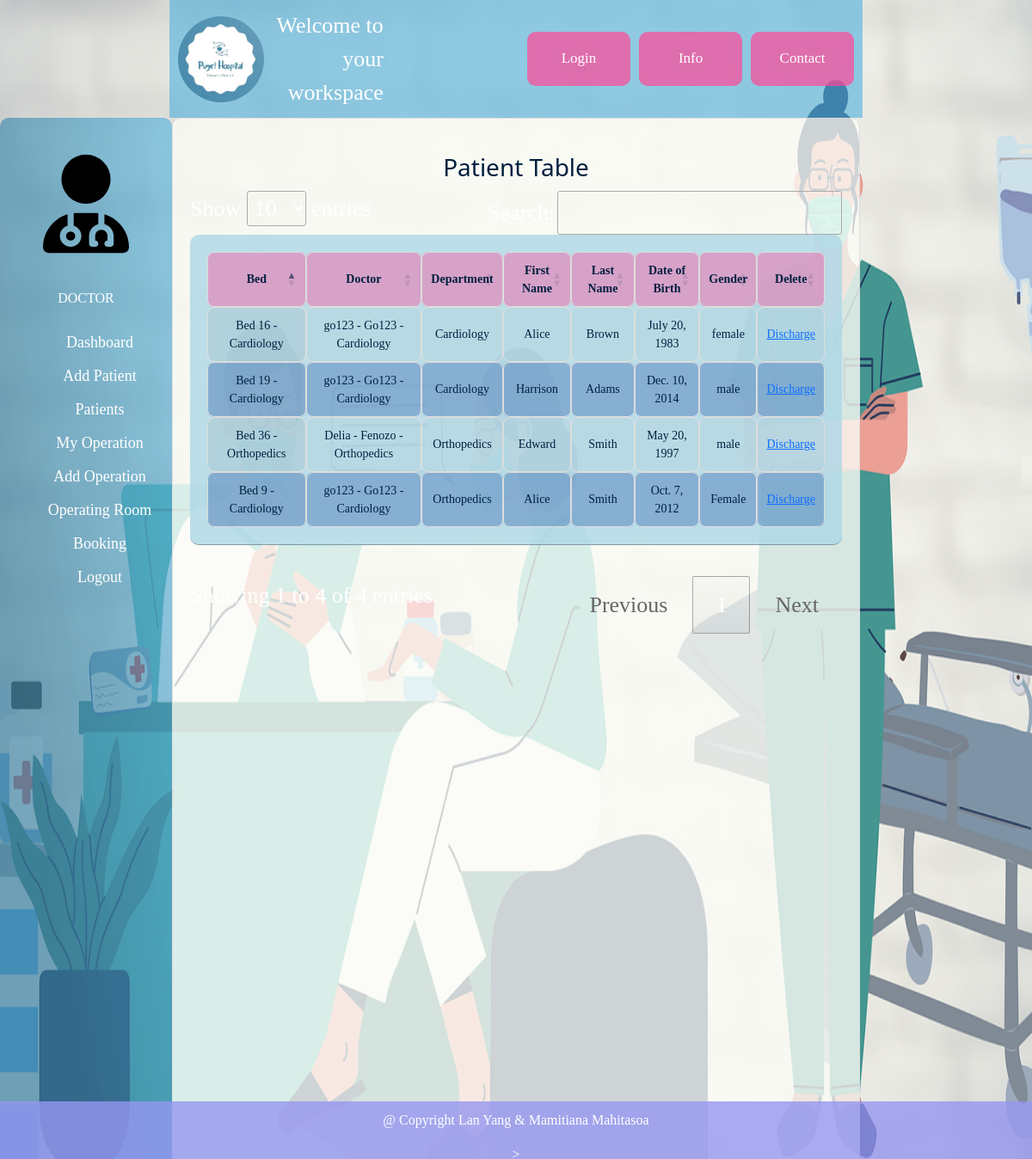
Page /doctor_workspace/patients/ on the committed database.
### inpatientsystemApp/models.py (models this page shows, shortened)
class Patient(models.Model):
    id_patient = models.AutoField(primary_key=True, verbose_name="Patient ID")
    id_bed = models.ForeignKey('Bed', on_delete=models.SET_NULL, null=True)
    id_doctor = models.ForeignKey('Doctor', on_delete=models.SET_NULL, null=True)
    id_department = models.ForeignKey(Department, on_delete=models.SET_NULL, null=True)
    first_name = models.CharField(max_length=50)
    last_name = models.CharField(max_length=50)
    date_of_birth = models.DateField()
    patient_department = models.CharField(max_length=50)
    gender_patient = models.CharField(max_length=10)

class Bed(models.Model):
    id_bed = models.AutoField(primary_key=True, verbose_name="Bed ID")
    id_patient = models.ForeignKey(Patient, on_delete=models.SET_NULL, null=True)
    id_department = models.ForeignKey(Department, on_delete=models.SET_NULL, null=True)
    bed_department = models.CharField(max_length=50)
    def __str__(self):
        return f"Bed {self.id_bed} - {self.bed_department}"

class Doctor(models.Model):
    id_doctor = models.AutoField(primary_key=True)
    name_department = models.ForeignKey(Department, on_delete=models.CASCADE, to_field='name_department')
    first_name = models.CharField(max_length=50)
    last_name = models.CharField(max_length=50)
    email = models.CharField(max_length=50, null=True)
    description_doctor = models.TextField()
    profile_pic = models.ImageField(upload_to='doctor_profile_pic/', null=True, blank=True)
    user = models.OneToOneField(User, on_delete=models.CASCADE, related_name='doctor', null=True, blank=True)
    def __str__(self):
        return f'{self.first_name} - {self.last_name} - {self.name_department}'

class Department(models.Model):
    id_department = models.AutoField(primary_key=True)
    name_department = models.CharField(max_length=50, unique=True)
    def __str__(self):
        return self.name_department

### inpatientsystemApp/views.py (the view)
# urls.py: path('doctor_workspace/patients/', views.patients, name='patients'),
def patients(request, ):
    patients = Patient.objects.all()
    return render(request, "patients.html", {"patients":  patients})

### inpatientsystemApp/templates/patients.html (shortened to what this page needs)
{% extends 'doctor_workspace.html' %}
{% block content %}
    {% load static %}
        <link rel="stylesheet" href="https://cdn.datatables.net/1.13.7/css/jquery.dataTables.min.css"/>
    <div class="container-fluid">
        <div class="row">
            <div class="col-md-2" style="background-color: rgba(83, 178, 221, 0.62); border-radius: 10px; background-image: linear-gradient(
                to top right,
                rgba(0, 0, 0, 0.2),
                rgba(0, 0, 0, 0.2) 30%,
                rgba(0, 0, 0, 0)); height: 100vh;">
                <nav class="menu" tabindex="0">
                    <header class="avatar">
                        <img src="{% static "media/images/user-doctor-solid.svg" %}"/>
                        <h6>DOCTOR</h6>
                    </header>
                    <ul>
                        <a style="color:white; text-decoration:none;font-size: 18px"
                           href="{% url 'doctor_workspace' %}"><span>Dashboard</span></a> <br>
                        <a style="color:white; text-decoration:none;font-size: 18px"
                           href="{% url 'add_patient' %}"><span>Add Patient</span></a><br>
                        <a style="color:white; text-decoration:none;font-size: 18px"
                           href="{% url 'patients' %}"><span>Patients</span></a><br>
                        <a style="color:white; text-decoration:none;font-size: 18px"
                           href="{% url 'my_operation' %}"><span>My Operation</span></a><br>
                        <a style="color:white; text-decoration:none;font-size: 18px"
                           href="{% url 'add_operation' %}"><span>Add Operation</span></a><br>
                        <a style="color:white; text-decoration:none;font-size: 18px"
                           href="{% url 'operating_room_booking' %}"><span>Operating Room Booking</span></a><br>
                        <a style="color:white; text-decoration:none; font-size: 18px"
                           href="{% url 'doctor_logout' %}"><span>Logout</span></a><br>
                    </ul>
                </nav>
            </div>
            <div class="col-md-8">
                <h2>Patient Table</h2>
                <table id="Patient_Table" class="display">
                    <thead>
                    <tr>
                        <th>Bed</th>
                        <th>Doctor</th>
                        <th>Department</th>
                        <th>First Name</th>
                        <th>Last Name</th>
                        <th>Date of Birth</th>
                        <th>Gender</th>
                        <th>Delete</th>
                    </tr>
                    </thead>
                    <tbody>
                    {% for patient in patients %}
                        <tr>
                            <td>{{ patient.id_bed }}</td>
                            <td>{{ patient.id_doctor }}</td>
                            <td>{{ patient.patient_department }}</td>
                            <td>{{ patient.first_name }}</td>
                            <td>{{ patient.last_name }}</td>
                            <td>{{ patient.date_of_birth }}</td>
                            <td>{{ patient.gender_patient }}</td>
                            <td><a href="#" class="discharge-link"
                                   data-patient-id="{{ patient.id_patient }}">Discharge</a></td>
                        </tr>
                    {% endfor %}
                    </tbody>
                </table>
            </div>
        </div>
    </div>
{% endblock %}

### inpatientsystemApp/templates/doctor_workspace.html (shortened to what this page needs)
{% extends 'homepage.html' %}
{% load static %}

### inpatientsystemApp/templates/homepage.html (shortened to what this page needs)
<!DOCTYPE html>
<html lang="en">
     {% load static %}
<head>
    <link rel="stylesheet" type="text/css" href="{% static 'css/style_calender.css' %}">
    <link rel="stylesheet" type="text/css" href="{% static 'css/bootstrap.min.css' %}">
</head>
<body>
<link rel="stylesheet" type="text/css" href="{% static 'css/styles.css' %}">
<div class="navbar">
    <div class="logo">
        <a href="{% url 'homepage' %}" role="button"><img src="{% static 'media/images/lgpuget.jpg' %}" alt="Logo"></a>
    </div>
    <div class="center-text">
        Welcome to your workspace
    </div>
    <div class="nav-buttons">
        <a class="nav_button" href="{% url 'login' %}" role="button">Login</a>
        <a class="nav_button" href="{% url 'info_page' %}" role="button">Info</a>
        <a class="nav_button" href="{% url 'contact_page' %}" role="button">Contact</a>
    </div>
</div>
{% block content %}{% endblock content %}
<div class="bottombar">
    <div class="center-text-bt" style="font-size: 16px">
        <p> @ Copyright Lan Yang & Mamitiana Mahitasoa </p>>
    </div>
</div>
</body>
</html>

### inpatientsystemApp/static/css/style_calender.css (style rules this page uses)
:root { --dark-text: #f8fbff; --light-body: #f3f8fe; --light-main: #fdfdfd; --light-second: #c3c2c8; --light-hover: #f0f0f0; --light-text: #151426; --light-btn: #9796f0; --blue: #0000ff; --white: #fff; --shadow: rgba(100, 100, 111, 0.2) 0px 7px 29px 0px; --font-family: consolas; }
* { padding: 0; margin: 0; box-sizing: border-box; }
html, body { place-items: center; font-family: var(--font-family); background:linear-gradient(to right, #9796f0, #fbc7d4); overflow: hidden; }

### inpatientsystemApp/static/css/styles.css (style rules this page uses)
body { color: #ffffff; font-size: 26px; font-family: serif, "Harlow Solid Italic"; text-align: center; line-height: 1.5; max-width: 100%; margin: 0 auto; padding: 0; height: 100vh; background-size: 100% 100%; max-height: 100vh; overflow-y: auto; }
.bottombar { margin-top: 18px;height: 5%;background-color: rgba(151, 150, 240, 0.8); position: fixed; bottom: 0; width: 100%; text-align: center; padding: 10px; }
.navbar { display: flex; align-items: center; justify-content: space-between; background-color: rgba(83, 178, 221, 0.62); padding: 10px; }
.logo img { height: 100%; width: auto; object-fit: contain; border-radius: 50%; }
.center-text { margin-right: 20%; flex: 1; text-align: right; color: white; }
.nav-buttons { display: flex; color: salmon; }
.nav_button { display: inline-block; line-height: 2.5; border-radius: 10px; padding: 10px 10px; font-size: 17px; height: 100%; width: 120px; margin: 0; margin-left: 10px; text-align: center; text-decoration: none; color: white; background-color: rgba(255, 70, 150, 0.7); border: 2px rgba(83, 178, 221, 0.62); transition: background-color 0.3s, color 0.3s; }
img { width : 100px; height : 200px; max-width : 100px; max-height : 200px; }
a { width: auto; max-width: 70%; margin: 0 auto; margin-top: 10px; }

### inpatientsystemApp/templates/patients.html (style rules this page uses)
h2 { font-family: 'Segoe UI', Tahoma, Geneva, Verdana, sans-serif; color: #001F3F; font-size: 28px; margin-bottom: 10px; margin-top: 20px; }
.col-md-8 { text-align: center; background-color: rgba(251, 252, 245, 0.8); padding: 20px; border: 1px solid #ddd; border-radius: 10px; }
#Patient_Table { width: 100%; margin: 20px auto; background-color: rgba(173, 216, 230, 0.8); border-radius: 10px; padding: 20px; }
#Patient_Table th, #Patient_Table td { text-align: center; color: #001F3F; border: 1px solid #ddd; padding: 10px; border-radius: 8px; font-size: 14px; }
#Patient_Table tbody tr:nth-child(even) { background-color: rgba(35, 91, 169, 0.35); }
#Patient_Table thead { background-color: rgba(255, 70, 150, 0.4); border-radius: 8px; }

### rows in the picture
Patient: id_bed "Bed 9 - Cardiology", id_doctor "go123 - Go123 - Cardiology", patient_department "Orthopedics", first_name "Alice", last_name "Smith", date_of_birth "Oct. 7, 2012", gender_patient "Female"
Patient: id_bed "Bed 36 - Orthopedics", id_doctor "Delia - Fenozo - Orthopedics", patient_department "Orthopedics", first_name "Edward", last_name "Smith", date_of_birth "May 20, 1997", gender_patient "male"
Patient: id_bed "Bed 19 - Cardiology", id_doctor "go123 - Go123 - Cardiology", patient_department "Cardiology", first_name "Harrison", last_name "Adams", date_of_birth "Dec. 10, 2014", gender_patient "male"
Patient: id_bed "Bed 16 - Cardiology", id_doctor "go123 - Go123 - Cardiology", patient_department "Cardiology", first_name "Alice", last_name "Brown", date_of_birth "July 20, 1983", gender_patient "female"
